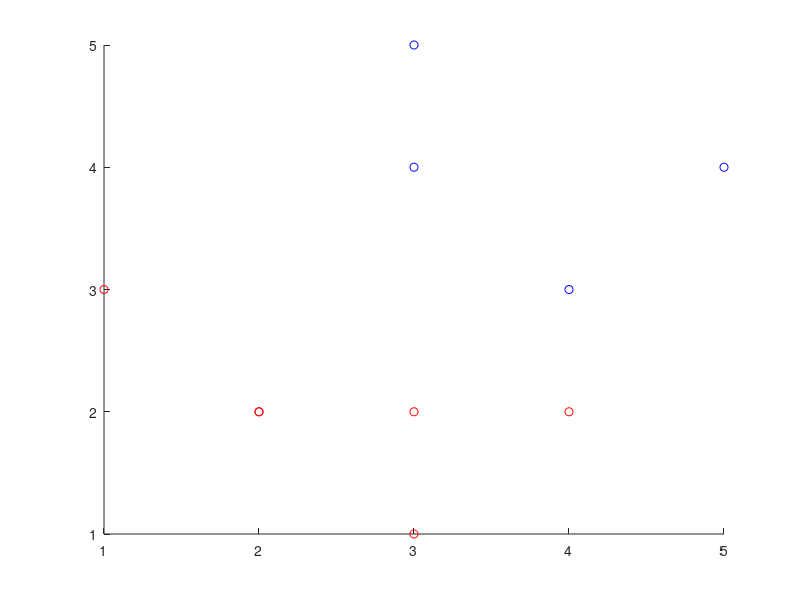

The MATLAB source for this figure: (Note: this script raises an error after producing the figure.)
clear;clc;
x=[1 2 3 3 3 4 5 3 4 2 ;
   3 2 4 5 2 3 4 1 2 2];
y=[1 1 -1 -1 1 -1 -1 1 1 1];
scatter(x(1,y==1),x(2,y==1),'r')
hold on
scatter(x(1,y==-1),x(2,y==-1),'b')
[w,b,a]=perceptron_dual(x,y)
fimplicit(@(x1,x2)w'*[x1;x2]+b,[0 5])
